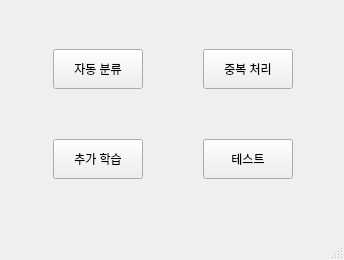
<?xml version="1.0" encoding="UTF-8"?>
<ui version="4.0">
 <class>MainWindow</class>
 <widget class="QMainWindow" name="MainWindow">
  <property name="geometry">
   <rect>
    <x>0</x>
    <y>0</y>
    <width>344</width>
    <height>260</height>
   </rect>
  </property>
  <property name="windowTitle">
   <string>이미지 처리 시스템</string>
  </property>
  <widget class="QWidget" name="centralwidget">
   <widget class="QPushButton" name="pushButton_1">
    <property name="geometry">
     <rect>
      <x>53</x>
      <y>49</y>
      <width>90</width>
      <height>40</height>
     </rect>
    </property>
    <property name="text">
     <string>자동 분류</string>
    </property>
   </widget>
   <widget class="QPushButton" name="pushButton_2">
    <property name="geometry">
     <rect>
      <x>203</x>
      <y>49</y>
      <width>90</width>
      <height>40</height>
     </rect>
    </property>
    <property name="text">
     <string>중복 처리</string>
    </property>
   </widget>
   <widget class="QPushButton" name="pushButton_3">
    <property name="geometry">
     <rect>
      <x>53</x>
      <y>139</y>
      <width>90</width>
      <height>40</height>
     </rect>
    </property>
    <property name="text">
     <string>추가 학습</string>
    </property>
   </widget>
   <widget class="QPushButton" name="pushButton_4">
    <property name="geometry">
     <rect>
      <x>203</x>
      <y>139</y>
      <width>90</width>
      <height>40</height>
     </rect>
    </property>
    <property name="text">
     <string>테스트</string>
    </property>
   </widget>
  </widget>
  <widget class="QMenuBar" name="menubar">
   <property name="geometry">
    <rect>
     <x>0</x>
     <y>0</y>
     <width>344</width>
     <height>26</height>
    </rect>
   </property>
  </widget>
  <widget class="QStatusBar" name="statusbar"/>
 </widget>
 <resources/>
 <connections/>
</ui>
